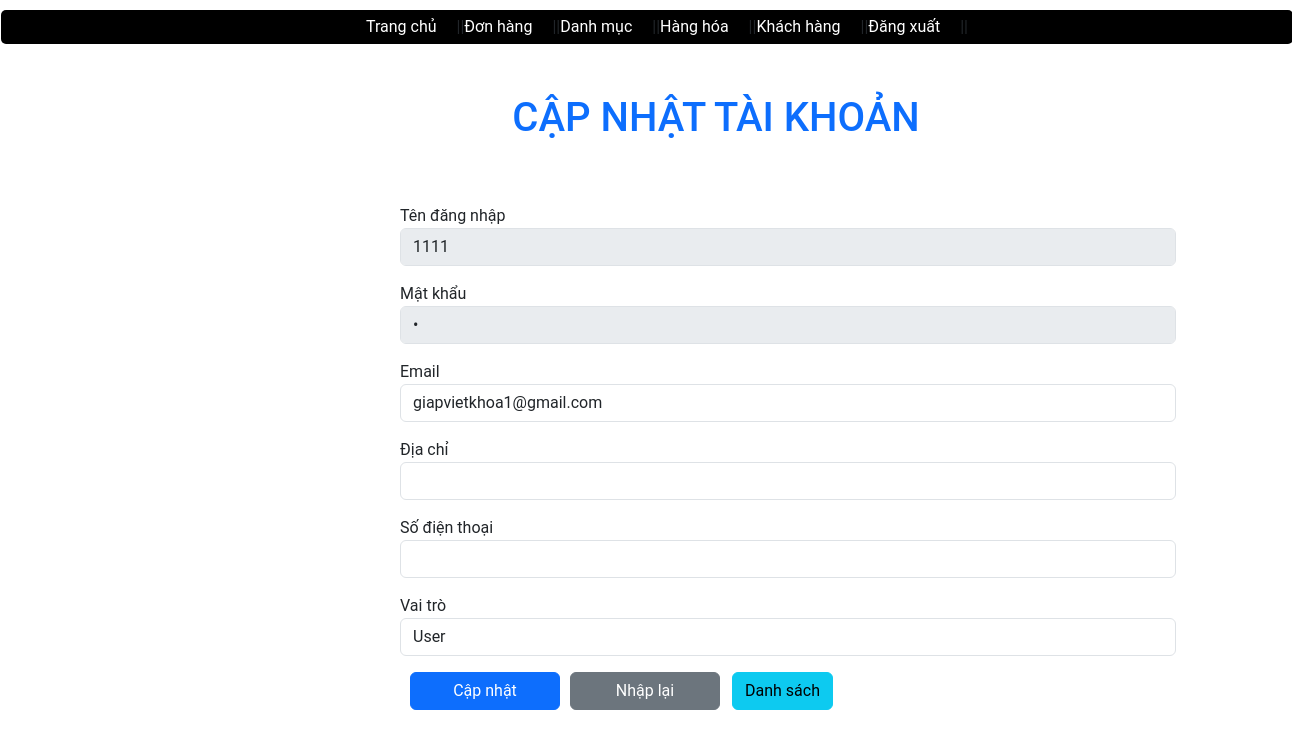
The app's page /admin/index.php?act=suatk&id_tai_khoan=6 with its own data.
### tables this page shows
CREATE TABLE `tai_khoan` (
  `id_tai_khoan` int NOT NULL,
  `ten_dang_nhap` varchar(50) NOT NULL,
  `mat_khau` varchar(255) NOT NULL,
  `email` varchar(255) NOT NULL,
  `so_dien_thoai` varchar(10) DEFAULT NULL,
  `dia_chi` text,
  `vai_tro` tinyint(1) NOT NULL DEFAULT '0'
);

### models/config.php (called while the page is built, shortened)
<?php
function pdo_get_connection(){
    $dburl = "mysql:host=localhost;dbname=duan;charset=utf8mb4";
    $username = 'root';
    $password = '';
    $conn = new PDO($dburl, $username, $password);
    $conn->setAttribute(PDO::ATTR_ERRMODE, PDO::ERRMODE_EXCEPTION);
    return $conn;
}
function pdo_query_one($sql){
    $sql_args = array_slice(func_get_args(), 1);
    try{
        $conn = pdo_get_connection();
        $stmt = $conn->prepare($sql);
        $stmt->execute($sql_args);
        $row = $stmt->fetch(PDO::FETCH_ASSOC);
        return $row;
    }
    catch(PDOException $e){
        throw $e;
    }
    finally{
        unset($conn);
    }
}

### models/taikhoan.php (called while the page is built, shortened)
<?php
function loadone_tai_khoan($id_tai_khoan){
    $sql="select * from tai_khoan where id_tai_khoan=".$id_tai_khoan;
    $tai_khoan=pdo_query_one($sql);
    return $tai_khoan;
}
?>

### admin/taikhoan/suatk.php (the view, shortened to what this page needs)
<?php
if(is_array($taikhoan)){
    extract($taikhoan);
}
?>
<div class="row">
    <div class="row formtitle mb-4">
        <h1 class="text-center text-primary">CẬP NHẬT TÀI KHOẢN</h1>
    </div>
    <div class="row formcontent formcontent1 container ">
        <form action="index.php?act=updatetk" method="post" class="container">
            <div class="row mb-3">
                Tên đăng nhập <br>
                <input type="text" name="user" class="form-control" value="<?php if (isset($ten_dang_nhap) && $ten_dang_nhap != "") echo $ten_dang_nhap; ?>" disabled>
            </div>
            <div class="row mb-3">
                Mật khẩu <br>
                <input type="password" name="pass" class="form-control" value="<?php if(isset($mat_khau) && $mat_khau!="") echo $mat_khau; ?>" disabled>
            </div>
            <div class="row mb-3">
                Email <br>
                <input type="email" name="email" class="form-control" value="<?php if(isset($email) && $email!="") echo $email; ?>">
            </div>
            <div class="row mb-3">
                Địa chỉ <br>
                <input type="text" name="address" class="form-control" value="<?php if(isset($dia_chi) && $dia_chi!="") echo $dia_chi; ?>">
            </div>
            <div class="row mb-3">
                Số điện thoại <br>
                <input type="text" name="tel" class="form-control" value="<?php if(isset($so_dien_thoai) && $so_dien_thoai!="") echo $so_dien_thoai; ?>">
            </div>
            <div class="row mb-3">
    Vai trò <br>
    <select name="vai_tro" class="form-control">
        <option value="0" <?php if(isset($vai_tro) && $vai_tro == 0) echo 'selected'; ?>>User</option>
    </select>
</div>
            <div class="row mb-3">
                <input type="submit" name="capnhat" class="btn btn-primary" value="Cập nhật">
                <input type="reset" class="btn btn-secondary" value="Nhập lại">
                <a href="index.php?act=hienthitk"><input type="button" class="btn btn-info" value="Danh sách"></a>
            </div>
        </form>
    </div>
</div>

### views/css/styleadmin.css (style rules this page uses)
* { box-sizing: border-box; margin: 0; padding: 0; }
body { font-family: 'Roboto', Arial, sans-serif; max-width: 1470px; margin: 0 auto; }
.formtitle { margin-left: 70px; margin-top: 50px; font-size: 24px; }
.formcontent { width: 800px; margin: 30px; margin-left: 190px; }
.formcontent1 { margin-left: 400px; }
.formcontent .row { margin-bottom: 20px; }
.formcontent input[type="submit"], .formcontent input[type="reset"] { width: 150px; margin-left: 10px; margin-bottom: 10px; }
.formcontent a { width: 150px; }

### records on screen
tai_khoan: user "1111", email "giapvietkhoa1@gmail.com", vai_tro "User"
